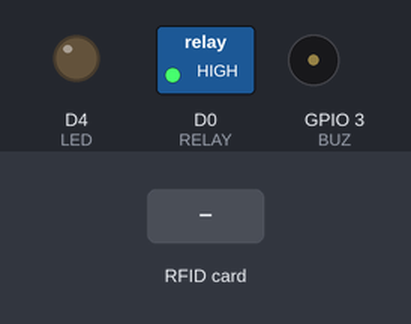
Recording of a sketch running on a simulated ESP8266 (NodeMCU). Parts: switched loads named in the sketch (green lamp = pin HIGH), output pins drawn as LEDs (lit = HIGH), buzzer (waves = sounding, pin HIGH). Dashed ring = blinking. Inputs (shaded band) come from the test bench. WiFi joins after 1.5 s; servers stay silent unless stated.

Above: at 1.2 s.
1.3 s: RFID card 12 34 56 78 held to the reader
At 1.47 s:
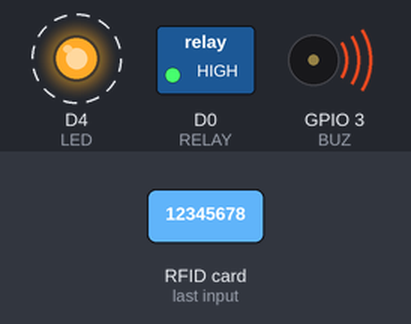
Timing chart, 0 to 4.3 s (numbered marks = the images above; inputs shaded):
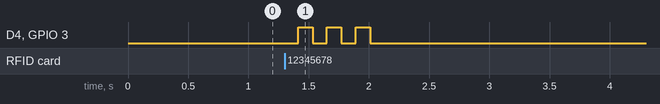

Measured:
- after the input at 1.3 s, D4 (LED), GPIO 3 (BUZ): alternates HIGH for 0.12 s and LOW for 0.12 s, 6 changes in all, then stays LOW, starting after 0.11 s

The sketch:

RFID_Attendance.ino
```cpp
// RIT - IOT : RFID Attendance System  (NodeMCU ESP8266)
// Offline: join hotspot "RIT-IOT" (pass 12345678) -> app IP 192.168.4.1 | Online: put your WiFi below
#include <ESP8266WiFi.h>
#include <ESP8266WebServer.h>
#include <SPI.h>
#include <MFRC522.h>
const char* STA_SSID="YOUR_WIFI"; const char* STA_PASS="YOUR_PASS";
#define SS_PIN D8
#define RST_PIN D3
const int RELAY[4]={-1,-1,-1,D0}; // SPI uses D5-D7, so only R4 (door lock relay) on D0
#define LED D4   // external LED + 220R
#define BUZ 3    // RX pin (GPIO3) buzzer

ESP8266WebServer sv(80);
int rs[4]={0,0,0,0}; bool autoM=true; float v=0,t=0,h=0,dist=100; int d=0,c=0,p=0,door=0; String lastUID="",logS="";
void setR(int i,int s){ if(RELAY[i]<0)return; rs[i]=s; digitalWrite(RELAY[i],s?LOW:HIGH); } // relay modules are active LOW
void beep(int n,int ms=120){ for(int i=0;i<n;i++){ digitalWrite(BUZ,HIGH); digitalWrite(LED,HIGH); delay(ms); digitalWrite(BUZ,LOW); digitalWrite(LED,LOW); delay(ms);} }
void cors(){ sv.sendHeader("Access-Control-Allow-Origin","*"); sv.sendHeader("Access-Control-Allow-Private-Network","true"); }
MFRC522 rfid(SS_PIN,RST_PIN);
String readUID(){ String s=""; for(byte i=0;i<rfid.uid.size;i++){ if(rfid.uid.uidByte[i]<16)s+="0"; s+=String(rfid.uid.uidByte[i],HEX);} s.toUpperCase(); return s; }
String UIDS[]={"AABBCCDD","11223344"};
String NAMES[]={"Student1","Student2"};
bool here[2]={false,false};
void setup(){
  for(int i=0;i<4;i++){ if(RELAY[i]>=0){ pinMode(RELAY[i],OUTPUT); setR(i,0);} }
  pinMode(LED,OUTPUT); pinMode(BUZ,OUTPUT);
  WiFi.mode(WIFI_AP_STA); WiFi.softAP("RIT-IOT","12345678"); WiFi.begin(STA_SSID,STA_PASS);
  sv.on("/r",[](){cors(); setR(sv.arg("n").toInt()-1,sv.arg("s").toInt()); sv.send(200,"application/json","{}");});
  sv.on("/mode",[](){cors(); sv.send(200,"application/json","{}");});
  sv.on("/cmd",[](){cors(); String k=sv.arg("k"); int x=sv.arg("v").toInt();
    if(k=="auto")autoM=x; if(k=="reset")c=0; if(k=="exit"&&p>0)p--; if(k=="door")door=x; sv.send(200,"application/json","{}");});
  sv.on("/data",[](){cors(); String j="{\"r\":["+String(rs[0])+","+rs[1]+","+rs[2]+","+rs[3]+"],\"v\":"+String(v)+",\"d\":"+d+",\"c\":"+c+",\"p\":"+p+",\"dist\":"+(int)dist+",\"t\":"+(int)t+",\"h\":"+(int)h+",\"auto\":"+(autoM?1:0)+",\"u\":\""+lastUID+"\",\"log\":\""+logS+"\"}"; sv.send(200,"application/json",j);});
  SPI.begin(); rfid.PCD_Init();
  sv.begin();
}
unsigned long lt=0;
void loop(){
  sv.handleClient();
  if(millis()-lt>200){ lt=millis();
    if(rfid.PICC_IsNewCardPresent() && rfid.PICC_ReadCardSerial()){
      lastUID=readUID(); bool known=false;
      for(int i=0;i<2;i++) if(UIDS[i]==lastUID){ known=true;
        if(!here[i]){ here[i]=true; logS+=NAMES[i]+" | "; c++; beep(1); } else beep(2); }   // c = present count
      if(!known) beep(3);
      rfid.PICC_HaltA();
    }
  }
}
```
